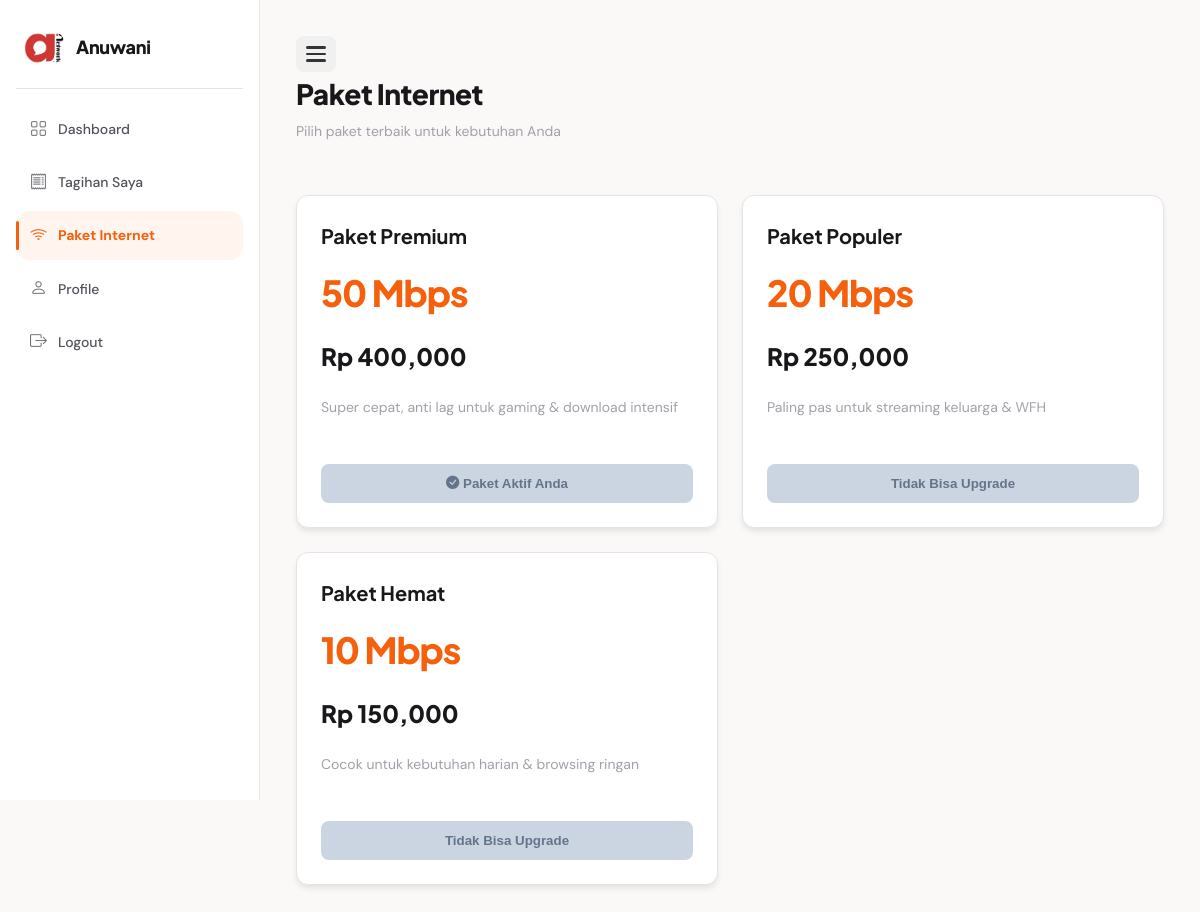
The page /customer/paket/index.php (signed in) on the database its author committed.
### tables this page shows
CREATE TABLE `tb_paket` (
  `id_paket` int NOT NULL,
  `nama_paket` varchar(100) NOT NULL,
  `harga` int NOT NULL,
  `kecepatan` varchar(50) NOT NULL,
  `deskripsi` text,
  `status` enum('aktif','nonaktif') DEFAULT 'aktif'
);

### customer/paket/index.php (the view, shortened to what this page needs)
<?php
require_once __DIR__ . '/../../koneksi.php';
$id_user = $_SESSION['id_user'] ?? '';
$queryCustomer = mysqli_query($koneksi, "SELECT * FROM tb_customer WHERE id_user = '$id_user'");
$customer = mysqli_fetch_assoc($queryCustomer);
$id_customer = $customer['id_customer'] ?? '';
$cek_langganan = mysqli_query($koneksi, "
    SELECT l.*, p.harga
    FROM tb_langganan l
    JOIN tb_paket p ON l.id_paket = p.id_paket
    WHERE l.id_customer = '$id_customer'
    AND l.status_langganan IN ('aktif','suspend')
    LIMIT 1
    ");
$langganan = mysqli_fetch_assoc($cek_langganan);
$is_pending = false;
if ($langganan) {
    $cek_pending = mysqli_query($koneksi, "SELECT COUNT(*) as total FROM tb_transaksi
                    WHERE id_langganan = '".$langganan['id_langganan']."'
                    AND jenis_transaksi = 'upgrade'
                    AND status_pembayaran != 'lunas'");
    $row_p = mysqli_fetch_assoc($cek_pending);
    $is_pending = ($row_p['total'] > 0);
}
$data = mysqli_query($koneksi, "SELECT * FROM tb_paket WHERE status='aktif' ORDER BY id_paket DESC");
?>
<!DOCTYPE html>
<html lang="id">
<head>
    <link rel="stylesheet" href="../../assets/css/style.css">
    <link rel="stylesheet" href="https://cdn.jsdelivr.net/npm/bootstrap-icons@1.11.3/font/bootstrap-icons.min.css">
</head>
<body>
<div class="dashboard-layout">
    <div class="sidebar">
        <div class="sidebar-logo">
            <img src="../../assets/images/logo.png">
            <h2>Anuwani</h2>
        </div>
        <ul class="sidebar-menu">
            <li>
                <a href="../index.php">
                    <i class="bi bi-grid"></i>
                    <span>Dashboard</span>
                </a>
            </li>
            <li>
                <a href="../tagihan/index.php">
                    <i class="bi bi-receipt"></i>
                    <span>Tagihan Saya</span>
                </a>
            </li>
            <li>
                <a href="../paket/index.php" class="active">
                    <i class="bi bi-wifi"></i>
                    <span>Paket Internet</span>
                </a>
            </li>
            <li>
                <a href="../profile/index.php">
                    <i class="bi bi-person"></i>
                    <span>Profile</span>
                </a>
            </li>
            <li>
                <a href="#" onclick="openLogoutModal()">
                    <i class="bi bi-box-arrow-right"></i>
                    <span>Logout</span>
                </a>
            </li>
        </ul>
    </div>
    <div class="dashboard-content">
        <div class="topbar">
            <button class="sidebar-toggle" id="sidebarToggle">
                <span></span>
                <span></span>
                <span></span>
            </button>
            <div>
                <h1>Paket Internet</h1>
                <p>Pilih paket terbaik untuk kebutuhan Anda</p>
            </div>
        </div>
        <div class="paket-grid">
            <?php while ($paket = mysqli_fetch_assoc($data)) : ?>
                <div class="customer-paket-card">
                    <h3><?= $paket['nama_paket']; ?></h3>
                    <h1><?= $paket['kecepatan']; ?> </h1>
                    <h2>Rp <?= number_format($paket['harga']); ?></h2>
                    <p><?= nl2br($paket['deskripsi']); ?></p>
                    <?php if (!$langganan) : ?>
                        <a href="../pemasangan/index.php?id=<?= $paket['id_paket']; ?>" class="btn-orange">Pesan Sekarang</a>
                    <?php else : ?>
                        <?php if ($langganan['id_paket'] == $paket['id_paket']) : ?>
                        <button class="btn-disabled" disabled>
                            <i class="bi bi-check-circle-fill"></i> Paket Aktif Anda
                        </button>
                    <?php elseif ($paket['harga'] <= $langganan['harga']) : ?>
                        <button class="btn-disabled" disabled>
                            Tidak Bisa Upgrade
                        </button>
                    <?php elseif ($is_pending) : ?>
                        <button class="btn-disabled" disabled>
                            Upgrade Menunggu Verifikasi
                        </button>
                    <?php endif; ?>
                    <?php endif; ?>
                </div>
            <?php endwhile; ?>
        </div>
    </div>
</div>
</body>
</html>

### assets/css/style.css (style rules this page uses)
:root { --primary: #f4600c; --primary-light: #ff8a3d; --primary-glow: rgba(244, 96, 12, 0.18); --primary-soft: #fff4ee; --dark: #18181b; --dark-2: #27272a; --mid: #52525b; --muted: #a1a1aa; --line: #e4e4e7; --surface: #ffffff; --surface-2: #fafafa; --surface-3: #f5f5f4; --bg: #faf9f7; --shadow-sm: 0 1px 3px rgba(0,0,0,.06), 0 1px 2px rgba(0,0,0,.04); --shadow-md: 0 4px 16px rgba(0,0,0,.08), 0 2px 6px rgba(0,0,0,.04); --shadow-lg: 0 12px 40px rgba(0,0,0,.10), 0 4px 12px rgba(0,0,0,.05); --shadow-xl: 0 24px 60px rgba(0,0,0,.12), 0 8px 20px rgba(0,0,0,.06); --shadow-orange: 0 8px 32px rgba(244,96,12,.28); --radius-sm: 8px; --radius-md: 14px; --radius-lg: 22px; --radius-xl: 32px; --transition: all .22s cubic-bezier(.4,0,.2,1); --font-body: 'DM Sans', sans-serif; --font-display: 'Plus Jakarta Sans', sans-serif; }
*, *::before, *::after { margin: 0; padding: 0; box-sizing: border-box; }
html { scroll-behavior: smooth; }
body { font-family: var(--font-body); font-size: 15px; line-height: 1.6; color: var(--dark); background-color: var(--bg); overflow-x: hidden; -webkit-font-smoothing: antialiased; }
img { max-width: 100%; display: block; }
a { text-decoration: none; }
.paket-grid { display: grid; grid-template-columns: repeat(auto-fit, minmax(270px, 1fr)); gap: 22px; }
.dashboard-layout { display: flex; min-height: 100vh; background: var(--bg); }
.sidebar { width: 248px; min-width: 248px; background: var(--surface); padding: 24px 16px; border-right: 1px solid var(--line); position: sticky; top: 0; height: 100vh; overflow-y: auto; display: flex; flex-direction: column; }
.sidebar-logo { display: flex; align-items: center; gap: 12px; padding: 8px 8px 24px; border-bottom: 1px solid var(--line); margin-bottom: 16px; }
.sidebar-logo img { width: 40px; border-radius: 10px; }
.sidebar-logo h2 { font-family: var(--font-display); font-size: 18px; font-weight: 800; color: var(--dark); letter-spacing: -.3px; }
.sidebar ul { list-style: none; padding: 0; }
.sidebar ul li { margin-bottom: 4px; }
.sidebar ul li a { display: flex; align-items: center; gap: 11px; padding: 11px 14px; border-radius: var(--radius-md); color: var(--mid); font-size: 14px; font-weight: 500; transition: var(--transition); position: relative; }
.sidebar ul li a i { font-size: 17px; opacity: .8; }
.sidebar ul li a.active { background: var(--primary-soft); color: var(--primary); font-weight: 700; }
.sidebar ul li a.active i { opacity: 1; }
.sidebar ul li a.active::before { content: ''; position: absolute; left: 0; top: 20%; bottom: 20%; width: 3px; border-radius: 2px; background: var(--primary); }
.dashboard-content { flex: 1; min-width: 0; padding: 36px 36px; overflow-x: hidden; }
.topbar { margin-bottom: 32px; }
.topbar h1 { font-family: var(--font-display); font-size: 28px; font-weight: 800; letter-spacing: -.5px; color: var(--dark); }
.topbar p { color: var(--muted); font-size: 14px; margin-top: 4px; }
.customer-paket-card { background: var(--surface); padding: 30px; border-radius: var(--radius-lg); border: 1px solid var(--line); transition: var(--transition); }
.customer-paket-card h3 { font-family: var(--font-display); font-size: 20px; font-weight: 700; margin-bottom: 12px; }
.customer-paket-card h1 { font-family: var(--font-display); font-size: 36px; color: var(--primary); font-weight: 800; margin-bottom: 16px; letter-spacing: -1px; }
.customer-paket-card p { color: var(--muted); margin-bottom: 20px; min-height: 48px; font-size: 14px; }
.customer-paket-card h2 { font-family: var(--font-display); margin-bottom: 20px; font-size: 24px; font-weight: 800; }

### rows shown on the page
tb_paket: nama_paket "Paket Premium", kecepatan "50 Mbps", harga "400,000", deskripsi "Super cepat, anti lag untuk gaming & download intensif", shows "Paket Aktif Anda"
tb_paket: nama_paket "Paket Populer", kecepatan "20 Mbps", harga "250,000", deskripsi "Paling pas untuk streaming keluarga & WFH", shows "Tidak Bisa Upgrade"
tb_paket: nama_paket "Paket Hemat", kecepatan "10 Mbps", harga "150,000", deskripsi "Cocok untuk kebutuhan harian & browsing ringan", shows "Tidak Bisa Upgrade"
